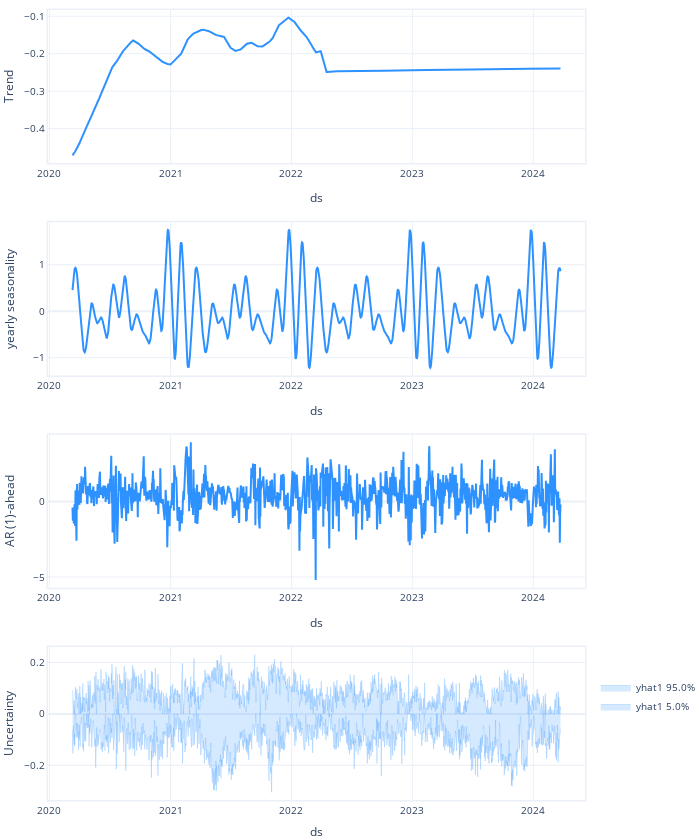

The notebook cell this image was saved under:
### Code cell
m.plot_components(
    forecast,
    df_name=symbol,
    components=[
        "trend",
        "seasonality",
        "autoregression",
        "uncertainty",
        #   "lagged_regressors"
    ],
)

### Figure 1 — Plotly figure (JSON) as saved in the notebook; plotly's stock layout.template omitted (floating-point values rounded to 4 significant figures; data arrays with more than 128 entries replaced by an {"elided": "..."} marker saying what was removed)
{"data": [{"line": {"color": "#2d92ff", "width": 2}, "mode": "lines", "name": "Trend", "showlegend": false, "type": "scatter", "x": {"elided": "1474 str values"}, "xaxis": "x", "y": {"elided": "1474 float values"}, "yaxis": "y"}, {"line": {"color": "#2d92ff", "width": 2}, "mode": "lines", "name": "yearly seasonality", "showlegend": false, "type": "scatter", "x": {"elided": "1474 str values"}, "xaxis": "x2", "y": {"elided": "1474 float values"}, "yaxis": "y2"}, {"line": {"color": "#2d92ff", "width": 2}, "mode": "lines", "name": "AR (1)-ahead", "showlegend": false, "type": "scatter", "x": {"elided": "1474 str values"}, "xaxis": "x3", "y": {"elided": "1474 float values"}, "yaxis": "y3"}, {"fill": "tozeroy", "fillcolor": "rgba(45, 146, 255, 0.2)", "line": {"color": "rgba(45, 146, 255, 0.2)", "width": 1}, "mode": "lines", "name": "yhat1 5.0%", "showlegend": true, "type": "scatter", "x": {"elided": "1474 str values"}, "xaxis": "x4", "y": {"elided": "1474 float values"}, "yaxis": "y4"}, {"fill": "tozeroy", "fillcolor": "rgba(45, 146, 255, 0.2)", "line": {"color": "rgba(45, 146, 255, 0.2)", "width": 1}, "mode": "lines", "name": "yhat1 95.0%", "showlegend": true, "type": "scatter", "x": {"elided": "1474 str values"}, "xaxis": "x4", "y": {"elided": "1474 float values"}, "yaxis": "y4"}], "layout": {"autosize": true, "font": {"size": 10}, "height": 840, "hovermode": "x unified", "legend": {"traceorder": "reversed", "y": 0.1}, "margin": {"b": 0, "l": 0, "pad": 0, "r": 10, "t": 10}, "title": {"font": {"size": 12}}, "width": 700, "xaxis": {"anchor": "y", "domain": [0, 1], "linewidth": 1.5, "mirror": true, "range": ["2019-12-28T00:00:00", "2024-06-05T00:00:00"], "showline": true, "title": {"text": "ds"}, "type": "date"}, "xaxis2": {"anchor": "y2", "domain": [0, 1], "linewidth": 1.5, "mirror": true, "range": ["2019-12-28T00:00:00", "2024-06-05T00:00:00"], "showline": true, "title": {"text": "ds"}, "type": "date"}, "xaxis3": {"anchor": "y3", "domain": [0, 1], "linewidth": 1.5, "mirror": true, "range": ["2019-12-28T00:00:00", "2024-06-05T00:00:00"], "showline": true, "title": {"text": "ds"}, "type": "date"}, "xaxis4": {"anchor": "y4", "domain": [0, 1], "linewidth": 1.5, "mirror": true, "range": ["2019-12-28T00:00:00", "2024-06-05T00:00:00"], "showline": true, "title": {"text": "ds"}, "type": "date"}, "yaxis": {"anchor": "x", "domain": [0.8063, 1], "linewidth": 1.5, "mirror": true, "rangemode": "normal", "showline": true, "title": {"text": "Trend"}}, "yaxis2": {"anchor": "x2", "domain": [0.5375, 0.7312], "linewidth": 1.5, "mirror": true, "rangemode": "tozero", "showline": true, "title": {"text": "yearly seasonality"}}, "yaxis3": {"anchor": "x3", "domain": [0.2687, 0.4625], "linewidth": 1.5, "mirror": true, "rangemode": "tozero", "showline": true, "title": {"text": "AR (1)-ahead"}}, "yaxis4": {"anchor": "x4", "domain": [0, 0.1938], "linewidth": 1.5, "mirror": true, "rangemode": "tozero", "showline": true, "title": {"text": "Uncertainty"}}}}
